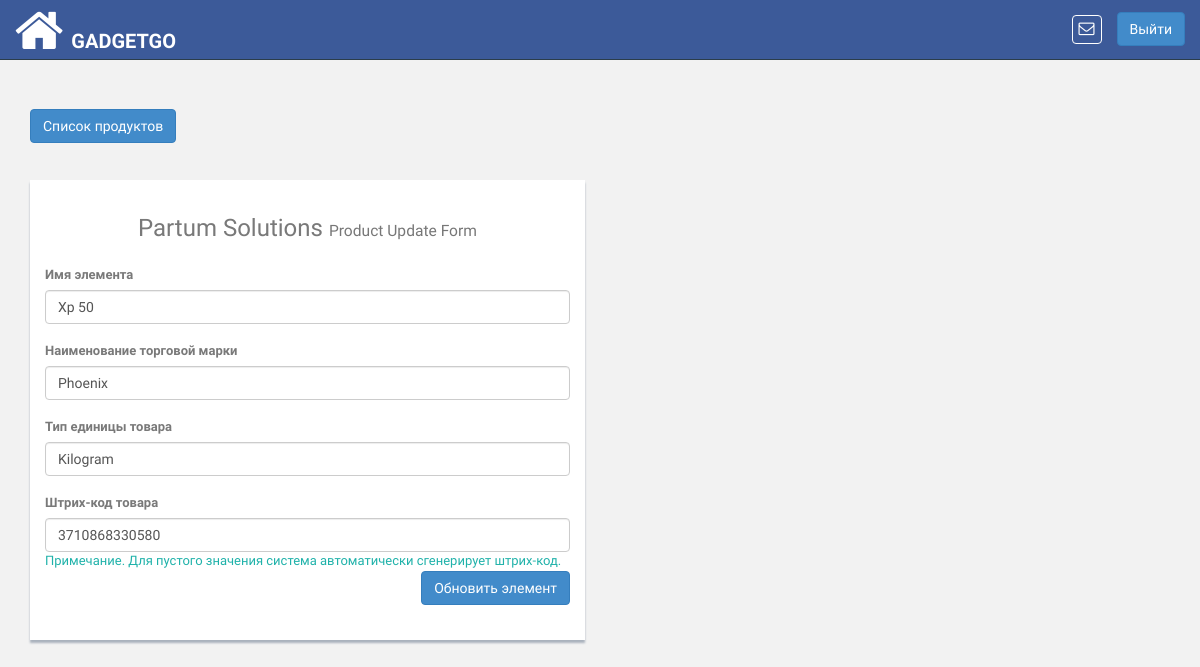
/product/1/update/ (signed in), run on the app's committed database.
### pis_retailer/models.py (models this page shows, shortened)
class RetailerUser(models.Model):
    ROLE_TYPE_OWNER = 'owner'
    ROLE_TYPE_DATA_ENTRY_USER = 'data_entry_user'
    ROLE_TYPE_SALESMAN = 'salesman'
    ROLE_TYPE_VIEW_ACCOUNT = 'account_viewer'
    ROLE_TYPE_LEDGER_VIEW = 'ledger_viewer'
    ROLE_TYPES = (
        (ROLE_TYPE_OWNER, 'Owner'),
        (ROLE_TYPE_DATA_ENTRY_USER, 'Data Entry User'),
        (ROLE_TYPE_SALESMAN, 'Salesman'),
        (ROLE_TYPE_VIEW_ACCOUNT, 'Account Viewer'),
        (ROLE_TYPE_LEDGER_VIEW, 'Ledger Viewer'),
    )
    user = models.OneToOneField(User, related_name='retailer_user',on_delete=models.CASCADE)
    retailer = models.ForeignKey(Retailer, related_name='u_retailer',on_delete=models.CASCADE)
    role_type = models.CharField(
        max_length=100, choices=ROLE_TYPES, default=ROLE_TYPE_OWNER
    )

class Retailer(DatedModel):
    name = models.CharField(max_length=100)
    slug = models.SlugField(blank=False)
    package = models.CharField(max_length=200, null=True, blank=True)
    package_price = models.CharField(max_length=200, null=True, blank=True)
    package_expiry = models.DateField(blank=True, null=True)
    logo = models.ImageField(
        upload_to='images/retailer/logo/', max_length=1024,
        blank=True, null=True
    )

### pis_product/models.py (models this page shows, shortened)
class Product(models.Model):
    UNIT_TYPE_KG = 'Kilogram'
    UNIT_TYPE_GRAM = 'Gram'
    UNIT_TYPE_LITRE = 'Litre'
    UNIT_TYPE_QUANTITY = 'Quantity'
    UNIT_TYPES = (
        (UNIT_TYPE_KG, 'Kilogram'),
        (UNIT_TYPE_GRAM, 'Gram'),
        (UNIT_TYPE_LITRE, 'Litre'),
        (UNIT_TYPE_QUANTITY, 'Quantity'),
    )
    unit_type = models.CharField(
        choices=UNIT_TYPES, default=UNIT_TYPE_QUANTITY,
        blank=True, null=True, max_length=200
    )
    name = models.CharField(max_length=100, unique=True)
    brand_name = models.CharField(max_length=200, blank=True, null=True)
    retailer = models.ForeignKey(
        'pis_retailer.Retailer',
        related_name='retailer_product',on_delete=models.CASCADE
    )
    bar_code = models.CharField(max_length=13, unique=True, blank=True,
                                null=True)
    def __unicode__(self):
        return self.name
    def product_available_items(self):
        try:
            obj_stock_in = self.stockin_product.aggregate(Sum('quantity'))
            stock_in = float(obj_stock_in.get('quantity__sum'))
        except:
            stock_in = 0
        try:
            obj_stock_out = self.stockout_product.aggregate(
                Sum('stock_out_quantity'))
            stock_out = float(obj_stock_out.get('stock_out_quantity__sum'))
        except:
            stock_out = 0
        return  stock_in - stock_out

### pis_product/views.py (the view)
# urls.py: re_path(r'^(?P<pk>\d+)/update/$',ProductUpdateView.as_view(),name='update_product'),
class ProductUpdateView(UpdateView):
    template_name = 'products/update_product.html'
    model = Product
    form_class = ProductForm
    success_url = reverse_lazy('product:stock_items_list')

### pis_product/forms.py
class ProductForm(forms.ModelForm):
    class Meta:
        model = Product
        fields = '__all__'

### pis_com/templatetags/template_tags.py (called while the page is built)
@register.simple_tag
def product_notifications(retailer_id):
    return Product.objects.filter(retailer__id=retailer_id)

### templates/products/update_product.html (shortened to what this page needs)
{% extends 'base.html' %}
{% block content %}
    <div class="col-md-6">
        <br>
        <a href="{% url 'product:items_list' %}"><button type="button" id="back-product" class="btn btn-primary" id="load" data-loading-text="<i class='fa fa-circle-o-notch fa-spin'></i>Processing">Список продуктов</button></a>
        <br><br><br>
        <div class="content-panel">
            <h3 class="text-center">{{ request.user.retailer_user.retailer.name }} <small>Product Update Form</small></h3>
            <div class="panel-body">
                <form class="form-horizontal add-product-form" action="{% url 'product:update_product' pk=object.id %}" method="post" autocomplete="off">
                    <div class="form-group">
                        <div class="col-sm-12">
                            <label><strong>Имя элемента</strong></label>
                            <input type="text" class="form-control product_name" name="name"   placeholder="наименование товара" value="{{ object.name|title }}"><br>
                            <label><strong>Наименование торговой марки</strong></label>
                            <input type="text" class="form-control brand_name" name="brand_name" placeholder="Название бренда" value="{{ object.brand_name|title }}"><br>
                            <label><strong>Тип единицы товара</strong></label>
                             <input type="text" class="form-control unit_type" name="unit_type" placeholder="Тип устройства" list="unit-list" value="{{ object.unit_type }}">
                                    <br>
                            <label><strong>Штрих-код товара</strong></label>
                            <input type="number" class="form-control bar_code" name="bar_code" value="{{ object.bar_code }}">
                            <span style="color: lightseagreen">Примечание. Для пустого значения система автоматически сгенерирует штрих-код.</span><br>
                            <button type="submit" id="save" class="btn btn-primary product-submit-btn" style="float: right" >Обновить элемент</button>
                        </div>
                    </div>
                </form>
            </div>
        </div>
    </div>
{% endblock %}

### app_static/css/style.css (style rules this page uses)
body { color: #797979; background: #f2f2f2; font-family: 'Ruda', sans-serif; padding: 0px !important; margin: 0px !important; font-size:13px; }
a, a:hover, a:focus { text-decoration: none; outline: none; }
.content-panel { background: #ffffff; box-shadow: 0px 3px 2px #aab2bd; padding-top: 15px; padding-bottom: 5px; }
label { font-weight: 400; }

### data on the page
Product: name "Xp 50", brand_name "Phoenix", unit_type "Kilogram", bar_code "3710868330580"

### other printed values
{{ request.user.retailer_user.retailer.name }} "Partum Solutions"
